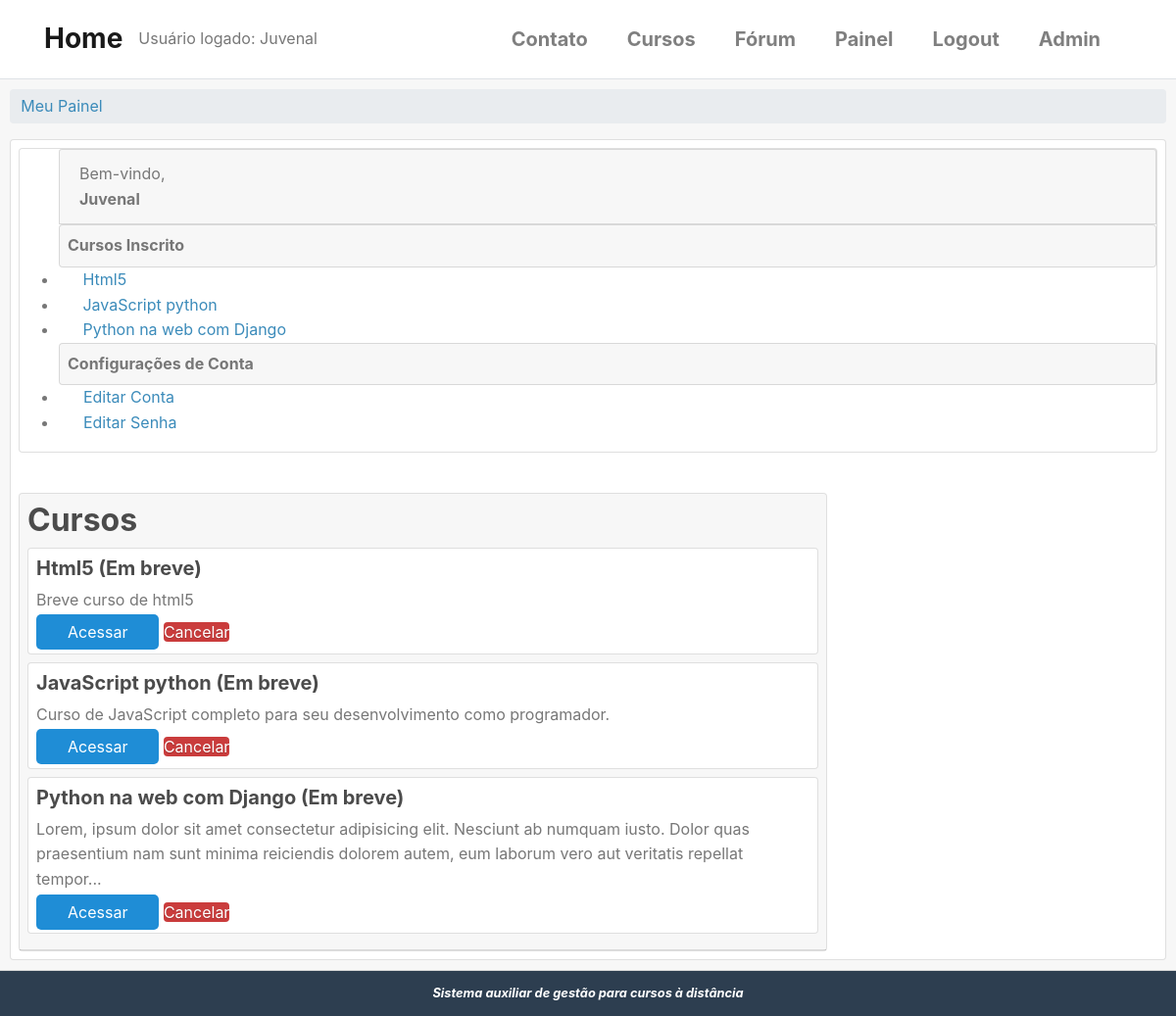
The page /conta/painel/ (signed in) on the database as committed earlier.
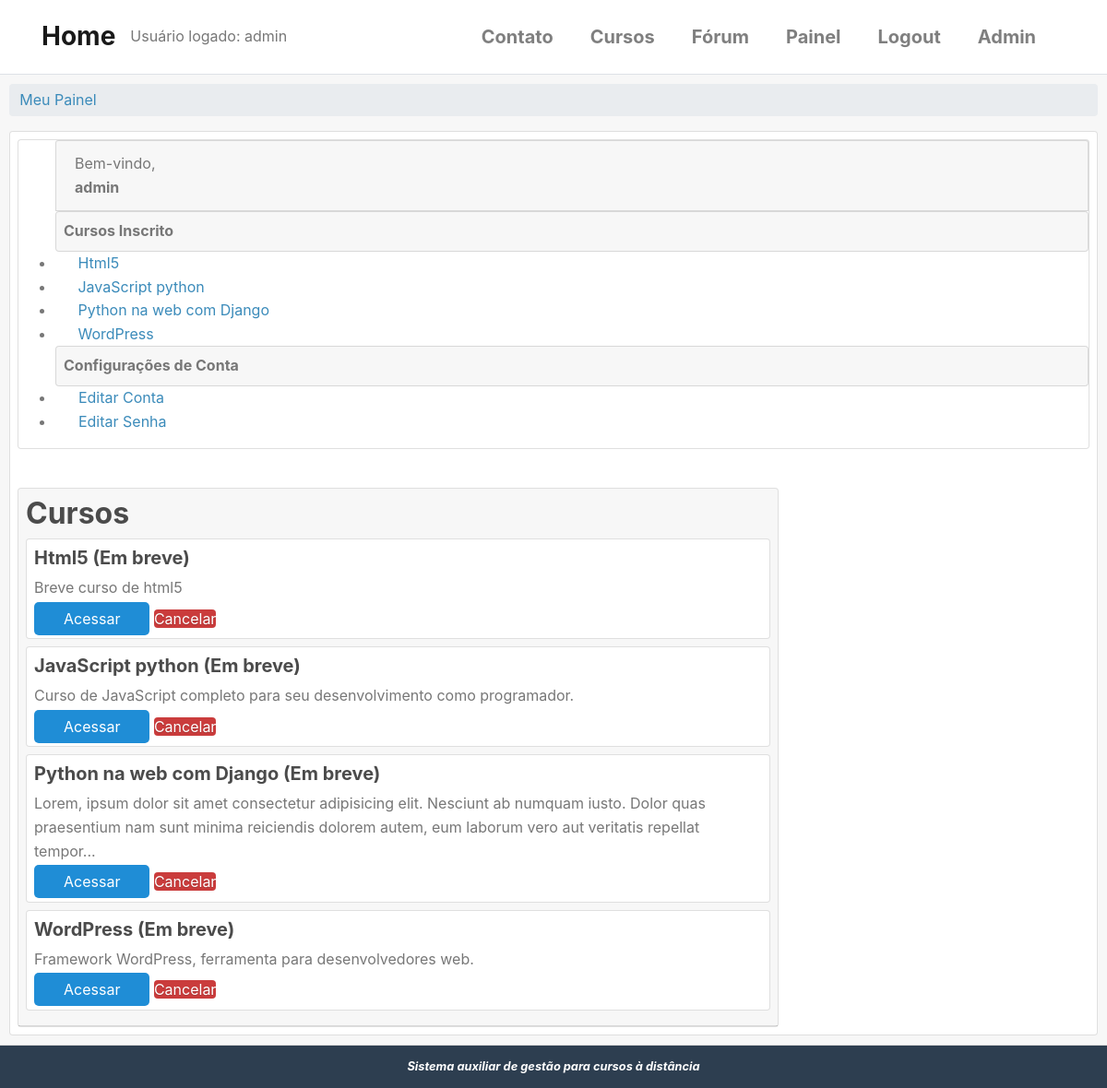
The same page on the database as committed later.
### accounts/models.py (models this page shows, shortened)
class User(AbstractBaseUser, PermissionsMixin):
    username = models.CharField(
        'Usuário', max_length=30, unique=True,
        validators = [validators.RegexValidator(re.compile('^[\w.@+-]+$'),
        'O nome de usuário só pode conter letras, dígitos ou os seguintes caracteres: @/ ./ +/ -/ _',
        'Usuário inválido ou já existente!')]
    )
    email = models.EmailField('E-mail', unique=True)
    name = models.CharField('Nome', max_length=100, blank=True)
    is_active = models.BooleanField('Está ativo?', blank=True, default=True)
    is_staff = models.BooleanField('É da equipe?', blank=True, default=False)
    date_joined = models.DateTimeField('Data de Entrada', auto_now_add=True)
    objects = UserManager()
    USERNAME_FIELD = 'username'
    REQUIRED_FIELDS = ['email']
    class Meta:
        verbose_name = 'Usuário'
        verbose_name_plural = 'Usuários'
    def __str__(self):
        return self.name or self.username

### cursos/models.py (models this page shows, shortened)
class Enrollment(models.Model):
    STATUS_CHOICES = (
        (0, 'Pendente'),
        (1, 'Aprovado'),
        (2, 'Cancelado'),
        (3, 'Recusado'),
    )
    usuario = models.ForeignKey(
        settings.AUTH_USER_MODEL,
        verbose_name='Usuário',
        related_name='enrollments',
        on_delete=models.DO_NOTHING
    )
    curso = models.ForeignKey(
        Cursos, verbose_name='Curso',
        related_name='enrollments',
        on_delete=models.DO_NOTHING
    )
    status = models.ImageField(
        'Situação',
        choices=STATUS_CHOICES,
        default=0,
        blank=True
    )
    criado_em = models.DateTimeField('Criado em', auto_now_add=True)
    atualizado_em = models.DateTimeField('Atualizado em ', auto_now_add=True)
    class Meta:
        verbose_name = 'Inscrição'
        verbose_name_plural = 'Inscrições'
        """
        unique_together/unicidade - combina a unicidade entre cursos e usuário,
        ou seja, cada usuário se increve apenas uma vez para cada curso.
        """
        unique_together = (('usuario', 'curso'),)

class Cursos(models.Model):
    nome = models.CharField('Nome', max_length=100)
    slug = models.SlugField('Atalho')
    descricao = models.TextField('Descrição Simples', blank=True)
    sobre = models.TextField('Sobre o Curso', blank=True)
    data_inicial = models.DateField(
        'Data de início', null=True, blank=True,
    )
    imagem = models.ImageField(
        upload_to='cursos/imagens', verbose_name='Imagem',
        null=True, blank=True
    )
    criado_em = models.DateTimeField('Criado em', auto_now_add=True)
    atualizado_em = models.DateTimeField('Atualizado em ', auto_now_add=True)
    objects = CursosManager()
    def __str__(self):
        return str(self.nome)
    class Meta:
        verbose_name = 'Curso'
        verbose_name_plural = 'Cursos'
        ordering = ['nome']  # ['-name'] ordem decrescente

### accounts/views.py (the view)
# urls.py: path('painel/', views.painel, name='painel'),
@login_required
def painel(request):
    template_name = 'accounts/dashboard.html'
    context = {}
    return render(request, template_name, context)

### cursos/templatetags/cursos_tags.py (called while the page is built)
@register.simple_tag
def listar_meus_cursos(user):
    return Enrollment.objects.filter(usuario=user)

### templates/accounts/dashboard.html
{% extends "base.html" %}
{% load static %}
{% load cursos_tags %}
{% block content %}
{% listar_meus_cursos user as enrollments %}
<div class="card-header" style='padding: 10px;'>
    <div class="">
        <ul class="breadcrumb pure-menu-heading">
            {% block breadcrumb %}
            <li><a class="" href="{% url 'accounts:painel' %}">Meu Painel</a></li>
            {% endblock %}
        </ul>
    </div>
    <div class="card" style='margin: auto;'>
        <div class="pure-g-r content-ribbon">
            <div class="pure-u-1-4 m-2">
                <div class="card pure-menu pure-menu-open">
                    <ul>
                        <li class="card card-header">
                            Bem-vindo, <strong>{{ user }}</strong>
                        </li>
                        {% block menu_options %}
                        <li class="card card-header p-2"><strong>Cursos Inscrito</strong></li>
                        {% for enrollment in enrollments %}
                        <li>
                            <a href="{% url 'cursos:anuncios' enrollment.curso.slug %}">
                                <i class="fa fa-book pr-1"></i>{{ enrollment.curso }}
                            </a>
                        </li>
                        {% empty %}
                        <li style='padding: 5px 0 5px 15px;'>Não há inscrições</li>
                        {% endfor %}
                        <li class="card card-header p-2"><strong>Configurações de Conta</strong></li>
                        <li>
                            <a href="{% url 'accounts:editar_usuario' %}">
                                <i class="fa fa-cog"></i>
                                Editar Conta
                            </a>
                        </li>
                        <li>
                            <a href="{% url 'accounts:editar_senha' %}">
                            <i class="fa fa-lock"></i>
                            Editar Senha</a>
                        </li>
                        {% endblock menu_options %}
                    </ul>
                </div>
            </div>
            <br>
            <div class="carddash pure-u-2-3 m-2">
                <div class="card">
                    <div class="card-header p-2">
                    {% block dashboard_content %}
                        <h2 class="font-weight-bold pure-menu-heading">Cursos</h2>
                        {% for enrollment in enrollments %}
                        <div class="card mb-2 p-2" >
                            <h3>{{ enrollment.curso }}
                            ({{ enrollment.curso.start_date|date:'d/m/Y'|default:'Em breve' }})
                            </h3>
                            {{ enrollment.curso.descricao | truncatechars:"200" }}
                            <div class="pure-controls mt-2">
                                <a href="{% url 'cursos:anuncios' enrollment.curso.slug %}" class="pure-button pure-button-primary">Acessar</a>
                                <a href="{% url 'cursos:cancelar_enrollment' enrollment.curso.slug %}" class="pure-button button-error">Cancelar</a>
                            </div>
                        </div>
                        {% empty %}
                        <aside class=pure-u-1>
                            <p style='padding: 5px 0 5px 15px;'>Não há inscrições</p>
                        </aside>
                        {% endfor %}
                        {% endblock %}
                    </div>
                </div>
            </div>
        </div>
    </div>
</div>
{% endblock content %}

### templates/base.html (shortened to what this page needs)
{% load static %}
<!DOCTYPE html>
<html lang="pt-BR">
<head>
    <link rel="stylesheet" href="https://cdn.jsdelivr.net/npm/bootstrap@4.5.3/dist/css/bootstrap.min.css"
>
    <link rel="stylesheet" href="http://yui.yahooapis.com/pure/0.3.0/pure-min.css">
    <link rel="stylesheet" href="{% static 'css/styles1.css' %}"/>
    <link rel="stylesheet" href="{% static 'css/font-awesome.css' %}"/>
</head>
<div class="container-flex">
    <nav class="navbar navbar-expand-sm py-3 border-bottom navbar-light" style='margin-bottom: 0'>
        <div class="container">
            <a href="{% url 'home' %}" class="navbar-brand">
                <span class="font-weight-bold h3">Home</span>
            </a>
            Usuário logado: {{ user }}
            <div class="collapse navbar-collapse" id="navbarCollapse">
                <ul class="navbar-nav ml-auto">
                    <li class="nav-item">
                        <a href="{% url 'contato' %}" class="nav-link lead mr-4 font-weight-bold">Contato</a>
                    </li>
                    <li class="nav-item">
                        <a href="{% url 'cursos:lista_cursos' %}" class="nav-link lead mr-4 font-weight-bold">Cursos</a>
                    </li>
                    <li class="nav-item">
                        <a href="{% url 'forum:forum_index' %}" class="nav-link lead mr-4 font-weight-bold">Fórum</a>
                    </li>
                    {% if user.is_authenticated %}
                    <li class="nav-item">
                        <a href="{% url 'accounts:painel' %}" class="nav-link lead mr-4 font-weight-bold">Painel</a>
                    </li>
                    <li class="nav-item">
                        <a href="{% url 'accounts:logout' %}" class="nav-link lead mr-4 font-weight-bold">Logout</a>
                    </li>
                    {% endif %}
                    {% if user.is_superuser %}
                    <li class="nav-item">
                        <a href="/admin/" class="nav-link lead mr-4 font-weight-bold">Admin</a>
                    </li>
                    {% endif %}
                </ul>
            </div>
        </div>
    </nav>
    {% block content %}
    {% endblock %}
    <div class="footer">
        <i><b>Sistema auxiliar de gestão para cursos à distância</b></i>
    </div>
</div>
</html>

### static/css/styles1.css (style rules this page uses)
* { -webkit-box-sizing: border-box; -moz-box-sizing: border-box; box-sizing: border-box; }
a { color: #3b8bba; }
.pure-menu li a { padding-left: 0.5em; }
.carddash { margin: 40px; width: 70%; }
.footer { background: #2d3e50; color: #fff; text-align: center; padding: 1em; font-size: 80%; }
.pure-button-primary { background-color: #1f8dd6; color: white; padding: 0.5em 2em; border-radius: 5px; }
ul.breadcrumb { padding: 0; }
ul.breadcrumb li { display: inline-block; }
ul.breadcrumb li a { display: inline-block; padding: 0.3em 0.7em; }
.button-success, .button-error, .button-warning, .button-secondary { color: white; border-radius: 4px; text-shadow: 0 1px 1px rgba(0, 0, 0, 0.2); }
.button-error { background: rgb(202, 60, 60); }
h1, h2, h3, h4, h5, h6 { font-weight: bold; color: rgb(75, 75, 75); }
h3 { font-size: 1.25em; }
a { color: #3b8bba; text-decoration: none; }

Rows that differ between the two databases and show on the page:
changed User: name+username "Juvenal" → "admin"
added Enrollment: curso "WordPress", curso.start_date "Em breve", curso.descricao "Framework WordPress, ferramenta para desenvolvedores web."
